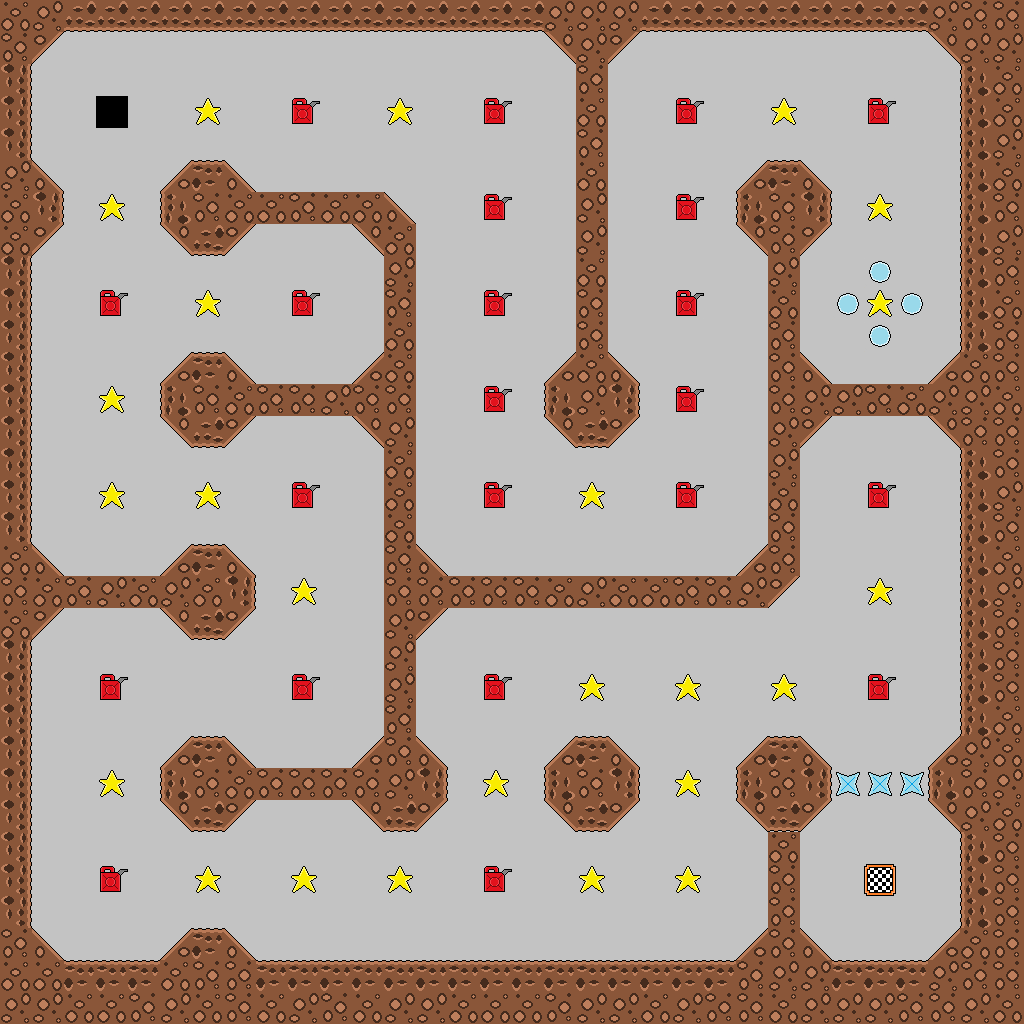

Below is a game level as drawn by its tile map, then a one-line description and the .tmx file that defines it, in full:
An orthogonal 32x32 tile map with 32x32 px tiles, 1 tile layer (layer).

<map version="1.0" orientation="orthogonal" renderorder="right-down" width="32" height="32" tilewidth="32" tileheight="32" nextobjectid="1">
 <tileset firstgid="1" name="tiles" tilewidth="32" tileheight="32" tilecount="32">
  <image source="../assets/tiles.png" width="1024" height="32" />
 </tileset>
 <layer name="layer" width="32" height="32">
  <data encoding="csv">
16,15,13,13,13,13,13,13,13,13,13,13,13,13,13,13,13,15,15,15,13,13,13,13,13,13,13,13,13,15,1,1,
1,18,2,2,2,2,2,2,2,2,2,2,2,2,2,2,2,19,15,18,2,2,2,2,2,2,2,2,2,19,15,15,
12,2,2,2,2,2,2,2,2,2,2,2,2,2,2,2,2,2,1,2,2,2,2,2,2,2,2,2,2,2,14,16,
12,2,2,3,2,2,5,2,2,6,2,2,5,2,2,6,2,2,16,2,2,6,2,2,5,2,2,6,2,2,14,16,
12,2,2,2,2,2,2,2,2,2,2,2,2,2,2,2,2,2,1,2,2,2,2,2,2,2,2,2,2,2,14,15,
15,17,2,2,2,20,11,17,2,2,2,2,2,2,2,2,2,2,16,2,2,2,2,20,11,17,2,2,2,2,14,16,
16,12,2,5,2,14,1,16,16,1,16,16,17,2,2,6,2,2,15,2,2,6,2,14,1,12,2,5,2,2,14,1,
16,18,2,2,2,19,13,18,2,2,2,19,16,2,2,2,2,2,15,2,2,2,2,19,1,18,2,2,2,2,14,15,
12,2,2,2,2,2,2,2,2,2,2,2,15,2,2,2,2,2,16,2,2,2,2,2,15,2,2,7,2,2,14,1,
12,2,2,6,2,2,5,2,2,6,2,2,1,2,2,6,2,2,1,2,2,6,2,2,16,2,7,5,7,2,14,16,
12,2,2,2,2,2,2,2,2,2,2,2,16,2,2,2,2,2,1,2,2,2,2,2,1,2,2,7,2,2,14,1,
12,2,2,2,2,20,11,17,2,2,2,20,16,2,2,2,2,20,16,17,2,2,2,2,1,17,2,2,2,20,16,1,
12,2,2,5,2,14,1,16,1,1,15,1,1,2,2,6,2,14,15,12,2,6,2,2,1,15,15,1,16,15,15,16,
12,2,2,2,2,19,13,18,2,2,2,19,15,2,2,2,2,19,13,18,2,2,2,2,15,18,2,2,2,19,1,1,
12,2,2,2,2,2,2,2,2,2,2,2,16,2,2,2,2,2,2,2,2,2,2,2,15,2,2,2,2,2,14,1,
12,2,2,5,2,2,5,2,2,6,2,2,16,2,2,6,2,2,5,2,2,6,2,2,16,2,2,6,2,2,14,15,
12,2,2,2,2,2,2,2,2,2,2,2,16,2,2,2,2,2,2,2,2,2,2,2,1,2,2,2,2,2,14,1,
16,17,2,2,2,20,11,17,2,2,2,2,1,17,2,2,2,2,2,2,2,2,2,20,1,2,2,2,2,2,14,16,
1,16,1,15,16,15,16,12,2,5,2,2,1,1,1,1,1,16,15,16,16,1,1,15,18,2,2,5,2,2,14,15,
16,18,2,2,2,19,13,18,2,2,2,2,15,18,2,2,2,2,2,2,2,2,2,2,2,2,2,2,2,2,14,1,
12,2,2,2,2,2,2,2,2,2,2,2,15,2,2,2,2,2,2,2,2,2,2,2,2,2,2,2,2,2,14,1,
12,2,2,6,2,2,2,2,2,6,2,2,15,2,2,6,2,2,5,2,2,5,2,2,5,2,2,6,2,2,14,1,
12,2,2,2,2,2,2,2,2,2,2,2,1,2,2,2,2,2,2,2,2,2,2,2,2,2,2,2,2,2,14,16,
12,2,2,2,2,20,11,17,2,2,2,20,1,17,2,2,2,20,11,17,2,2,2,20,11,17,2,2,2,20,15,16,
12,2,2,5,2,14,1,16,1,1,1,1,15,12,2,5,2,14,1,12,2,5,2,14,1,12,9,9,9,14,1,15,
12,2,2,2,2,19,13,18,2,2,2,19,13,18,2,2,2,19,13,18,2,2,2,19,13,18,2,2,2,19,15,16,
12,2,2,2,2,2,2,2,2,2,2,2,2,2,2,2,2,2,2,2,2,2,2,2,16,2,2,2,2,2,14,1,
12,2,2,6,2,2,5,2,2,5,2,2,5,2,2,6,2,2,5,2,2,5,2,2,1,2,2,4,2,2,14,1,
12,2,2,2,2,2,2,2,2,2,2,2,2,2,2,2,2,2,2,2,2,2,2,2,1,2,2,2,2,2,14,1,
1,17,2,2,2,20,11,17,2,2,2,2,2,2,2,2,2,2,2,2,2,2,2,20,1,17,2,2,2,20,16,1,
16,16,11,11,11,16,1,1,11,11,11,11,11,11,11,11,11,11,11,11,11,11,11,1,15,15,11,11,11,15,1,1,
15,15,16,16,1,15,16,1,16,15,1,16,15,15,16,16,16,1,15,15,16,15,1,1,16,15,15,15,1,1,15,16
</data>
 </layer>
</map>
